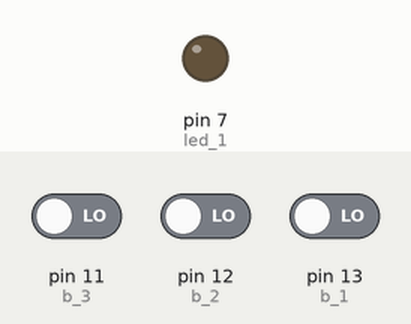
This sketch was run on a simulated Arduino Uno, built with avr-gcc and run on an emulated ATmega328P. On the bench: output pins drawn as LEDs (lit = HIGH). The test bench sets the inputs (shaded band); at power-on: pin 11 (b_3) LOW, pin 12 (b_2) LOW, pin 13 (b_1) LOW.

Above: at 1.2 s.
1.3 s: pin 11 (b_3) driven HIGH
At 2.3 s:
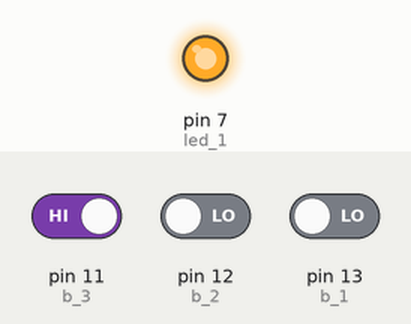
4.3 s: pin 11 (b_3) driven LOW
7.3 s: pin 12 (b_2) driven HIGH
At 7.6 s:
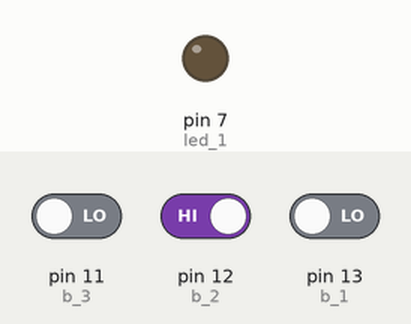
10.3 s: pin 12 (b_2) driven LOW
Timing chart, 0 to 12.8 s (numbered marks = the images above; inputs shaded):
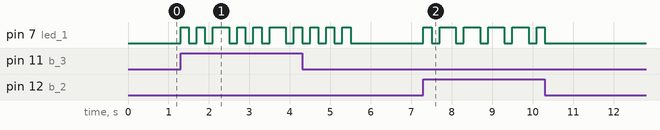

Measured:
- after the input at 1.3 s, pin 7 (led_1): LOW → HIGH at once, → LOW 0.20 s later, → HIGH 0.20 s later, → LOW 0.20 s later, … (13 changes in this stretch)
- after the input at 7.3 s, pin 7 (led_1): LOW → HIGH at once, then repeats every 0.60 s: LOW 0.20 s, HIGH 0.40 s

The sketch:

9.ino
```cpp
#define b1 digitalRead(b_1)
#define b2 digitalRead(b_2)
#define b3 digitalRead(b_3)
#define b4 digitalRead(b_4)
#define b5 digitalRead(b_5)
#define dw digitalWrite
const int led_1 = 7, b_1 = 13, b_2 = 12, b_3 = 11, b_4 = 10, b_5 = 9;


void setup()
{
  pinMode(led_1, OUTPUT);
  pinMode(b_1, INPUT);
  pinMode(b_2, INPUT);
  pinMode(b_3, INPUT);
  pinMode(b_4, INPUT);
  pinMode(b_5, INPUT);
}

void loop()
{
  if(b1 == 1){
    dw(led_1, HIGH);
    delay(200);
    dw(led_1, LOW);
  }

  if(b2 == 1){
    dw(led_1, HIGH);
    delay(200);
    dw(led_1, LOW);
    delay(200);
    dw(led_1, HIGH);
    delay(200);
    dw(led_1, LOW);
  }

   if(b3 == 1){
    dw(led_1, HIGH);
    delay(200);
    dw(led_1, LOW);
    delay(200);
    dw(led_1, HIGH);
    delay(200);
    dw(led_1, LOW);
    delay(200);
    dw(led_1, HIGH);
    delay(200);
    dw(led_1, LOW);
  }

   if(b3 == 1){
    dw(led_1, HIGH);
    delay(200);
    dw(led_1, LOW);
    delay(200);
    dw(led_1, HIGH);
    delay(200);
    dw(led_1, LOW);
    delay(200);
    dw(led_1, HIGH);
    delay(200);
    dw(led_1, LOW);
     delay(200);
    dw(led_1, HIGH);
    delay(200);
    dw(led_1, LOW);
  }

  if(b3 == 1){
    dw(led_1, HIGH);
    delay(200);
    dw(led_1, LOW);
    delay(200);
    dw(led_1, HIGH);
    delay(200);
    dw(led_1, LOW);
    delay(200);
    dw(led_1, HIGH);
    delay(200);
    dw(led_1, LOW);
     delay(200);
    dw(led_1, HIGH);
    delay(200);
    dw(led_1, LOW);
    dw(led_1, LOW);
    delay(200);
    dw(led_1, HIGH);
    delay(200);
    dw(led_1, LOW);
  }

}
```
